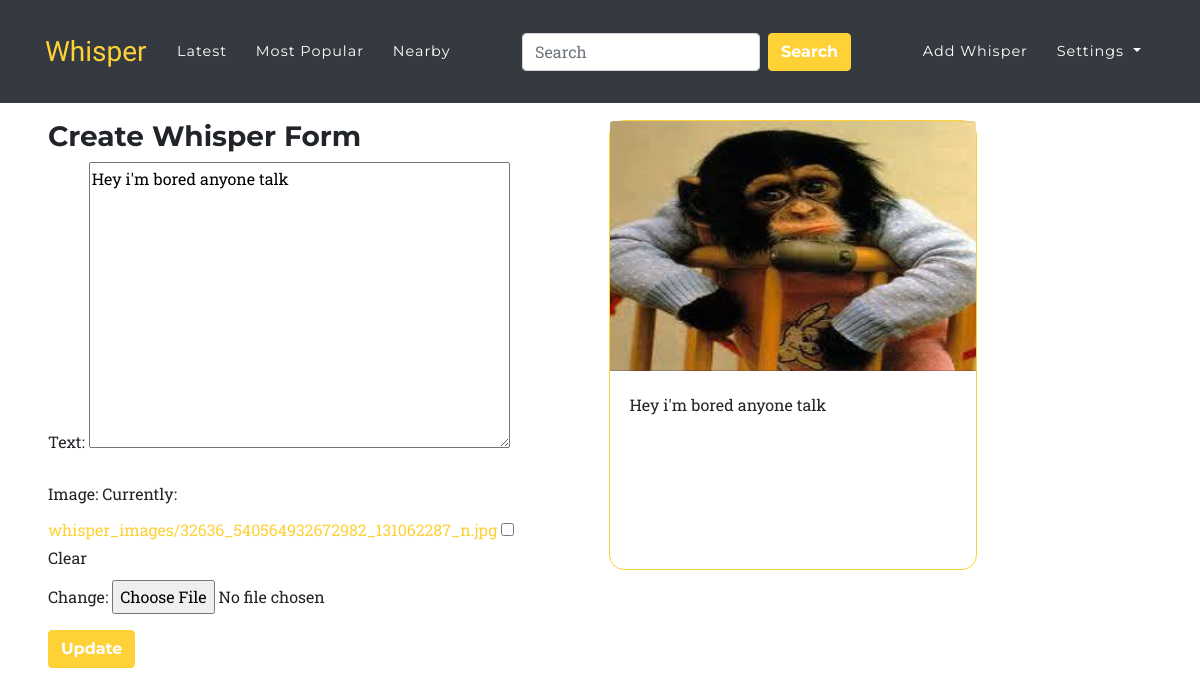
Page /story/1/update/ (signed in) on the committed database.
### posts/models.py (models this page shows, shortened)
class WhisperBase(models.Model):
    creator=models.ForeignKey(Profile, on_delete=models.CASCADE, related_name= '%(model_name)s')
    text=models.TextField(max_length=100)
    image=models.ImageField(blank=True, null=True, upload_to='whisper_images/', default=generate_random_pic) #found in accounts.names.py
    likes=models.PositiveSmallIntegerField(default=0)
    categories=models.ManyToManyField(Category, null=True, blank=True)
    comments=models.PositiveSmallIntegerField(default=0)
    time_stamp=models.DateTimeField(auto_now_add=True)
    is_liked=models.BooleanField(default=False)
    class Meta:
        abstract=True

class Whisper(WhisperBase):
    class Meta:
        abstract=False
        get_latest_by='-time_stamp'

### posts/views.py (the view, shortened to what this page needs)
# urls.py: path('story/<int:pk>/update/', UpdateWhisper.as_view(), name='update-whisper'),
class UpdateWhisper(WhisperOwnerPermissionMixin,UpdateView):
    model = Whisper
    fields = ['text', 'image']
    template_name = 'update_whisper.html'
    success_url = reverse_lazy('posts:latest')
    redirect_field_name = reverse_lazy('posts:latest')

### posts/views.py (called while the page is built)
    def test_func(self):
        return self.request.user.profile == self.get_object().creator or self.request.user.is_staff

### posts/templates/update_whisper.html (shortened to what this page needs)
{% extends 'base.html' %}
        {% block nav %}
            <nav class="navbar navbar-expand-lg navbar-dark bg-dark fixed-top " id="mainNav">
        {% endblock %}
{% block content%}
<div class="list">
    <div class="row">
    <div class="col-5 mr-5 ml-5">
    <h3>Create Whisper Form</h3>
    <form method="post" enctype="multipart/form-data">
        {{ form.as_p}}
    <button class="btn btn-primary" type="submit">Update</button>
    </form>
    </div>
    <div class="col-4">
            <div class="card" style='width: 23rem; '>
              <img class="card-img-top" src="{{whisper.image.url}}" style="height:250px" alt="Card image cap">
              <div class="card-body">
                <p class="card-text">{{ whisper.text}}</p>
              </div>
            </div>
    </div>
</div>
</div>
{% endblock%}

### static/css/base.css (style rules this page uses)
body { overflow-x: hidden; font-family: 'Roboto Slab', 'Helvetica Neue', Helvetica, Arial, sans-serif; }
p { line-height: 1.75; }
a { color: #fed136; }
h1, h2, h3, h4, h5, h6 { font-weight: 700; font-family: 'Montserrat', 'Helvetica Neue', Helvetica, Arial, sans-serif; }
.btn { font-family: 'Montserrat', 'Helvetica Neue', Helvetica, Arial, sans-serif; font-weight: 700; }
.btn-primary { background-color: #fed136; border-color: #fed136; }
@media (min-width: 992px) { #mainNav { padding-top: 25px; padding-bottom: 25px; -webkit-transition: padding-top 0.3s, padding-bottom 0.3s; -moz-transition: padding-top 0.3s, padding-bottom 0.3s; transition: padding-top 0.3s, padding-bottom 0.3s; border: none; background-color: transparent; } }
.list { margin-top: 120px; }
.card { border-radius: 15px; border-color: #fed136; height: 450px; }
.card-text { margin-bottom: 70px; }

### rows in the picture
Whisper: text "Hey i'm bored anyone talk", image (picture)
